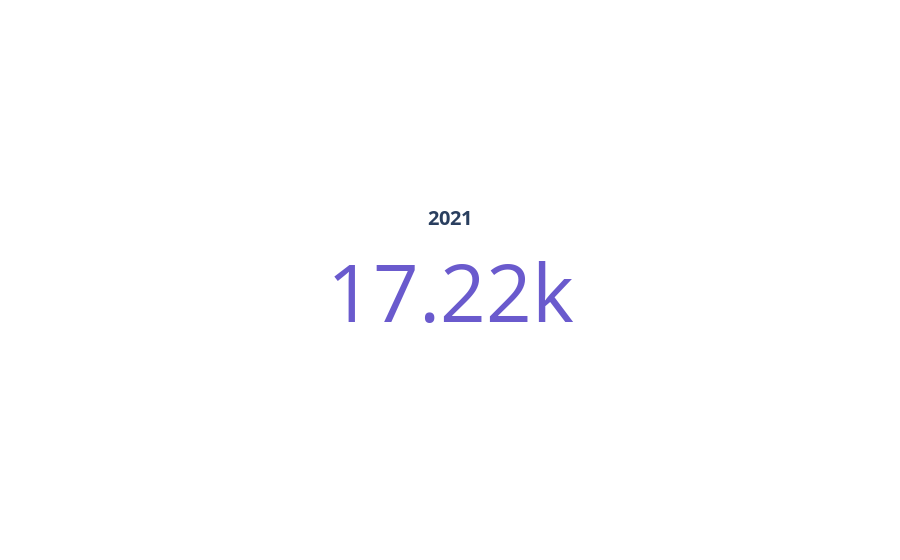

Notebook code cell kept with this figure:
### Code cell
n_crashes = int(df_by_month['INCIDENT NUMBER'].sum())
fig = go.Figure(go.Indicator(
    mode = "number",
    value = n_crashes,
    title = {"text": "<b>2021", "font": {"size": 20}},
    number = {'font_color':'#6A5ACD'}
))

fig.show()

### Figure 1 — Plotly figure (JSON) as saved in the notebook; plotly's stock layout.template omitted (floating-point values rounded to 4 significant figures)
{"data": [{"mode": "number", "number": {"font": {"color": "#6A5ACD"}}, "title": {"font": {"size": 20}, "text": "<b>2021"}, "type": "indicator", "value": 17217}], "layout": {}}
